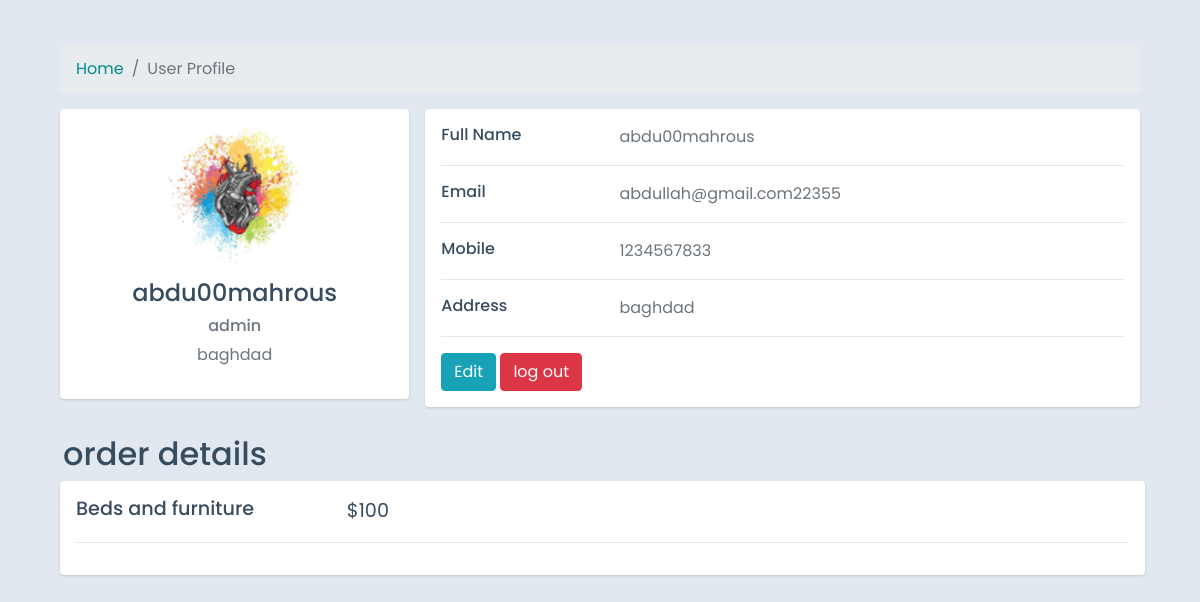
Screenshot of /profile (signed in) with the database file from the repository.
### tables this page shows
CREATE TABLE "customers" (
	"id"	INTEGER,
	"fullname"	VARCHAR40,
	"username"	VARCHAR(50) NOT NULL,
	"password"	text NOT NULL,
	"email"	VARCHAR(50) NOT NULL UNIQUE,
	"phone"	integer NOT NULL UNIQUE,
	"governorate"	VARCHAR(30),
	"pic"	VARCHAR(200),
	"address"	VARCHAR(60),
	PRIMARY KEY("id" AUTOINCREMENT)
);

CREATE TABLE "cart" (
	"user_id"	INTEGER,
	"items_id"	INTEGER,
	"price"	INTEGER,
	"photo"	TEXT,
	"name"	VARCHAR(20)
);

### app.py (the view)
@app.route('/profile',methods=['GET','POST'])
def profile():
    if not session.get("user_id",None):
        return render_template("sign.html")
    items = db.execute("SELECT * FROM cart WHERE user_id = ?", session.get("user_id"))
    customers = db.execute("SELECT * FROM customers WHERE id=?", session.get('user_id'))
    return render_template("profile.html",customers=customers,items=items)

### templates/profile.html (shortened to what this page needs)
<!DOCTYPE html>
<html lang="en">
<head>
    <link href="https://cdn.jsdelivr.net/npm/bootstrap@4.4.1/dist/css/bootstrap.min.css" rel="stylesheet">
</head>
<body>
    <div class="container">
        <div class="main-body">
            <nav aria-label="breadcrumb" class="main-breadcrumb">
                <ol class="breadcrumb">
                    <li class="breadcrumb-item"><a style="color: darkcyan !important;" href="/">Home</a></li>
                    <li class="breadcrumb-item active" aria-current="page">User Profile</li>
                </ol>
            </nav>
            {% if customers %} {% for customer in customers %}
            <div class="row gutters-sm">
                <div class="col-md-4 mb-3 mm">
                    <div class="card">
                        <div class="card-body">
                            <div class="d-flex flex-column align-items-center text-center">
                                <img src="../static/profile_img/{{ customer['pic'] }}" alt="Admin" class="rounded-circle" width="150">
                                <div class="mt-3">
                                    <h4>{{ customer['username'] }}</h4>
                                    <h6 class="text-muted font-size-sm">admin</h6>
                                    <p class="text-muted font-size-sm">{{ customer['address'] }}</p>
                                </div>
                            </div>
                        </div>
                    </div>
                </div>
                <div class="col-md-8">
                    <div class="card mb-3">
                        <div class="card-body">
                            <div class="row">
                                <div class="col-sm-3">
                                    <h6 class="mb-0">Full Name</h6>
                                </div>
                                <div class="col-sm-9 text-secondary">
                                    {{ customer['username'] }}
                                </div>
                            </div>
                            <hr>
                            <div class="row">
                                <div class="col-sm-3">
                                    <h6 class="mb-0">Email</h6>
                                </div>
                                <div class="col-sm-9 text-secondary">
                                    {{ customer['email'] }}
                                </div>
                            </div>
                            <hr>
                            <div class="row">
                                <div class="col-sm-3">
                                    <h6 class="mb-0">Mobile</h6>
                                </div>
                                <div class="col-sm-9 text-secondary">
                                    {{ customer['phone'] }}
                                </div>
                            </div>
                            <hr>
                            <div class="row">
                                <div class="col-sm-3">
                                    <h6 class="mb-0">Address</h6>
                                </div>
                                <div class="col-sm-9 text-secondary">
                                    {{ customer['address'] }}
                                </div>
                            </div>
                            <hr>
                            <div class="row">
                                <div class="col-sm-12">
                                    <a class="btn btn-info btn-success" target="" href="">Edit</a>
                                    <a class="btn btn-info  btn-danger" target="" href="/log_out">log out</a>
                                </div>
                            </div>
                        </div>
                    </div>
                </div>
            </div>
            {% endfor %} {% endif %}
        </div>
        <h2 class="order-title">
            order details
        </h2>
        <div class="col-md-8">
            <div style="width: 1085px !important;" class="card mb-3">
                <div class="card-body order-details">
                    {% if items %} {% for item in items %}
                    <div class="row ">
                        <div class="col-sm-3 ">
                            <h6 class="price mb-0 ">{{ item['name'] }}</h6>
                        </div>
                        <div class="price col-sm-9 text-secondary ">
                            ${{ item['price'] }}
                        </div>
                    </div>
                    <hr> {% else %} no products added yet {% endfor %} {% endif %}
                </div>
            </div>
        </div>
</body>
</html>

### templates/profile.html (style rules this page uses)
body { color: #384C5F; font-family: "Poppins", sans-serif; overflow-x: hidden; margin-top: 30px; text-align: left; background-color: #e2e8f0; }
.main-body { padding: 15px; }
.card { box-shadow: 0 1px 3px 0 rgba(0, 0, 0, .1), 0 1px 2px 0 rgba(0, 0, 0, .06); }
.card { position: relative; display: flex; flex-direction: column; min-width: 0; word-wrap: break-word; background-color: #fff; background-clip: border-box; border: 0 solid rgba(0, 0, 0, .125); border-radius: .25rem; }
.card-body { flex: 1 1 auto; min-height: 1px; padding: 1rem; }
.gutters-sm { margin-right: -8px; margin-left: -8px; }
.gutters-sm>.col, .gutters-sm>[class*=col-] { padding-right: 8px; padding-left: 8px; }
.mb-3, .my-3 { margin-bottom: 0.8rem !important; }
.order-title { margin-left: 18px; }
.price { color: #384C5F !important; font-size: larger; }

### rows the page displays
customers: pic (picture), username "abdu00mahrous", address "baghdad", email "abdullah@gmail.com22355", phone "1234567833"
cart: name "Beds and furniture", price "100"
